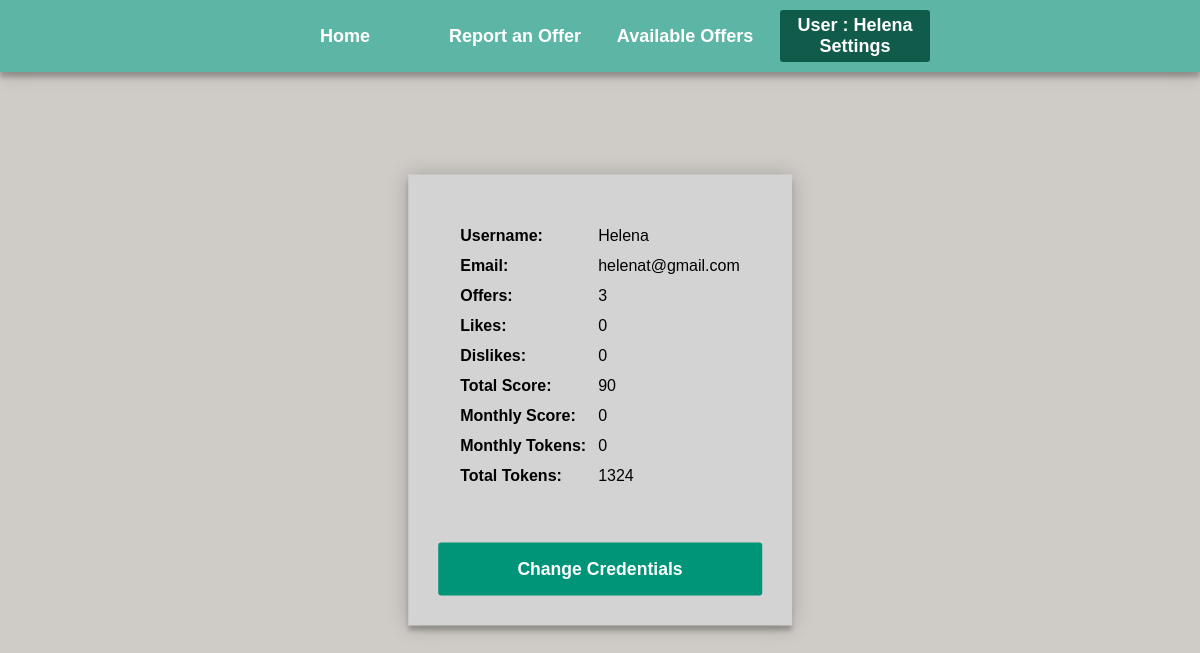
Page /map/user_settings/settings.php (signed in) on the committed database.
### tables this page shows
CREATE TABLE `user` (
  `user_id` int(11) NOT NULL,
  `user_username` varchar(30) NOT NULL,
  `email` varchar(40) NOT NULL,
  `password` varchar(20) NOT NULL,
  `isAdmin` tinyint(1) NOT NULL,
  `total_score` int(11) NOT NULL,
  `monthly_score` int(11) NOT NULL,
  `total_tokens` int(11) NOT NULL,
  `premonth_tokens` int(11) NOT NULL,
  `offers` int(11) NOT NULL,
  `likes` int(11) NOT NULL,
  `dislikes` int(11) NOT NULL
);

### map/user_settings/settings.php (the view, shortened to what this page needs)
<?php
    $conn = mysqli_connect('localhost','root','', 'web_database');
?>
<!DOCTYPE html>
<html>
<head>
  <link rel="stylesheet"
href="https://unpkg.com/leaflet@1.3.4/dist/leaflet.css"
/>
<link rel="stylesheet" href="https://cdn.jsdelivr.net/npm/leaflet-search@3.0.2/dist/leaflet-search.min.css" />
<link rel="stylesheet" href="settings.css">
</head>
<body>
  <div class="menu-bar">
   <ul class="Starter Buttons">
     <li><a href="/web_database/map/map.php">Home</a></li>
     <li><a href="/web_database/map/report_offer/report_offer.php">Report an Offer</a></li>
     <li><a href="/web_database/map/show_offers/offers.php">Available Offers</a></li>
     <li class="pressed"><a href="settings.php">User : <?php echo $_SESSION['user_name']; ?> <br>Settings</a></li>
    </ul>
  </div>
  <div class="profile-settings">
    <?php
    $username = $_SESSION['user_name'];
    $sql = "select * from user where user_username = '$username'";
    $result = mysqli_query($conn, $sql);
    while ($row = mysqli_fetch_assoc($result)) {
      echo "<table>";
      echo "<tr><th>Username: </th><td>" . $row['user_username'] . "</td></tr>";
      echo "<tr><th>Email: </th><td>" . $row['email'] . "</td></tr>";
      echo "<tr><th>Offers: </th><td>" . $row['offers'] . "</td></tr>";
      echo "<tr><th>Likes: </th><td>" . $row['likes'] . "</td></tr>";
      echo "<tr><th>Dislikes: </th><td>" . $row['dislikes'] . "</td></tr>";
      echo "<tr><th>Total Score: </th><td>" . $row['total_score'] . "</td></tr>";
      echo "<tr><th>Monthly Score: </th><td>" . $row['monthly_score'] . "</td></tr>";
      echo "<tr><th>Monthly Tokens: </th><td>" . $row['premonth_tokens'] . "</td></tr>";
      echo "<tr><th>Total Tokens: </th><td>" . $row['total_tokens'] . "</td></tr>";
      echo "</table><br><br>";
    }
      echo "<button type='button' onclick='location.href=\"change_credentials.php\";'>Change Credentials</button>";
    ?>
  </div>
</body>
</html>

### map/user_settings/settings.css (style rules this page uses)
* { padding: 0; margin: 0; box-sizing: border-box; }
body { background: #cfcbc6; --color-primary: #5db5a5; --color-primary2: #009579; --color-primary-dark: #007f67; --color-secondary: #252c6a; --color-error: #cc3333; --color-success: #4bb544; background: var(--color-primary) ; background: -webkit-linear-gradient(right, #cfcbc6, #cfcbc6); font-family: sans-serif; -webkit-font-smoothing: antialiased; -moz-osx-font-smoothing: grayscale; --border-radius: 3px; }
.menu-bar { overflow-x: hidden; background-color: #5db5a5; text-align: center; box-shadow: 0 0 20px 0 rgba(0, 0, 0, 0.2), 0 5px 5px 0 rgba(0, 0, 0, 0.24); }
.menu-bar ul { font-weight: 700; display: inline-flex; list-style: none; color: white; font-size: large; position:relative; display: flex; align-items: center; justify-content: center; }
.menu-bar ul li { width:150px; margin:10px; padding:5px; }
a { color: inherit; text-decoration: none; }
.pressed { background-color: #115b4a; color: white; border-radius: 3px; }
.profile-settings { position: absolute; top: 50%; left: 50%; transform: translate(-50%, -50%); z-index: 1; background: #d3d3d3; max-width: 440px; padding: 30px; text-align: left; box-shadow: 0 0 20px 0 rgba(0, 0, 0, 0.2), 0 5px 5px 0 rgba(0, 0, 0, 0.24); }
.profile-settings table th, .profile-settings table td { padding: 5px; }
.profile-settings table { padding: 15px; }
.profile-settings button { width: 100%; padding: 1rem 2rem; font-weight: bold; font-size: 1.1rem; color: #ffffff; border: none; border-radius: var(--border-radius); outline: none; cursor: pointer; background: var(--color-primary2); }

### rows in the picture
user: user_username "Helena", email "helenat@gmail.com", offers "3", likes "0", dislikes "0", total_score "90", monthly_score "0", premonth_tokens "0", total_tokens "1324"

### other values in the picture
$_SESSION['user_name'] "Helena"
